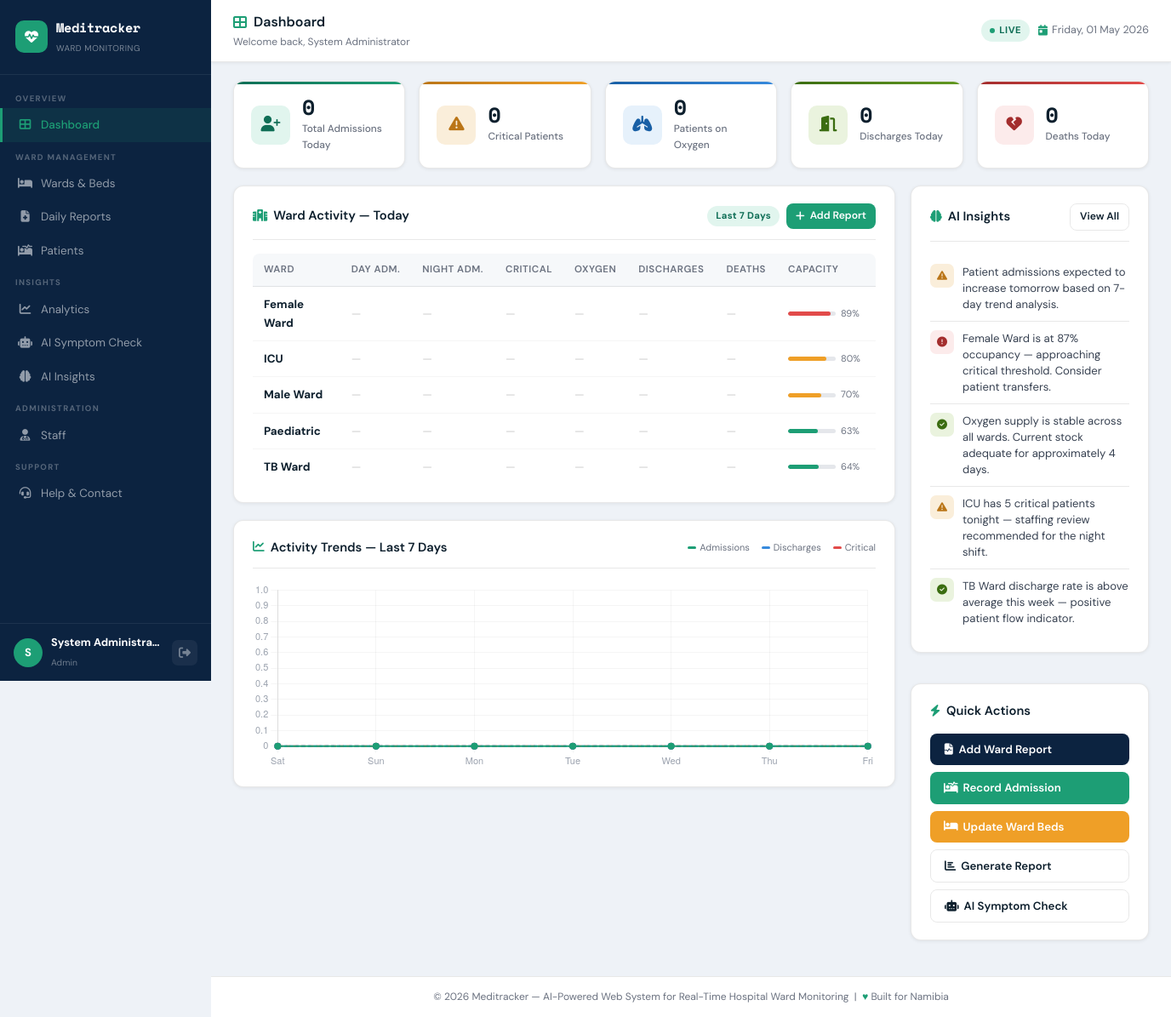
/dashboard.php (signed in), run on the app's committed database.
### tables this page shows
CREATE TABLE `wards` (
  `id`            INT AUTO_INCREMENT PRIMARY KEY,
  `ward_name`     VARCHAR(100) NOT NULL,
  `total_beds`    INT DEFAULT 0,
  `occupied_beds` INT DEFAULT 0,
  `ward_type`     ENUM('general','icu','maternity','paediatric','surgical','tb','other') DEFAULT 'general',
  `created_at`    TIMESTAMP DEFAULT CURRENT_TIMESTAMP
);

CREATE TABLE `ai_insights` (
  `id`          INT AUTO_INCREMENT PRIMARY KEY,
  `insight`     TEXT NOT NULL,
  `severity`    ENUM('info','warning','critical') DEFAULT 'info',
  `ward_id`     INT,
  `generated_at`TIMESTAMP DEFAULT CURRENT_TIMESTAMP,
  `is_read`     TINYINT(1) DEFAULT 0,
  FOREIGN KEY (`ward_id`) REFERENCES `wards`(`id`) ON DELETE SET NULL
);

### includes/config.php (called while the page is built, shortened)
<?php
function getTodayStats(mysqli $conn): array {
    $totalAdm  = (int)($conn->query("SELECT SUM(day_admissions+night_admissions) FROM ward_daily_reports WHERE report_date=CURDATE()")->fetch_row()[0] ?? 0);
    $critical  = (int)($conn->query("SELECT SUM(critical_cases) FROM ward_daily_reports WHERE report_date=CURDATE()")->fetch_row()[0] ?? 0);
    $oxygen    = (int)($conn->query("SELECT SUM(on_oxygen) FROM ward_daily_reports WHERE report_date=CURDATE()")->fetch_row()[0] ?? 0);
    $deaths    = (int)($conn->query("SELECT SUM(deaths) FROM ward_daily_reports WHERE report_date=CURDATE()")->fetch_row()[0] ?? 0);
    $discharges= (int)($conn->query("SELECT SUM(discharges) FROM ward_daily_reports WHERE report_date=CURDATE()")->fetch_row()[0] ?? 0);
    return compact('totalAdm','critical','oxygen','deaths','discharges');
}

### dashboard.php (the view, shortened to what this page needs)
<?php
require_once 'includes/config.php';
$stats     = getTodayStats($conn);
$insights  = $conn->query("SELECT * FROM ai_insights ORDER BY generated_at DESC LIMIT 5");
$trend = [];
for ($i = 6; $i >= 0; $i--) {
    $date = date('Y-m-d', strtotime("-{$i} days"));
    $row  = $conn->query("SELECT SUM(day_admissions+night_admissions) as adm, SUM(discharges) as dis, SUM(critical_cases) as crit FROM ward_daily_reports WHERE report_date='$date'")->fetch_assoc();
    $trend[] = [
        'label'     => date('D', strtotime($date)),
        'adm'       => (int)($row['adm'] ?? 0),
        'dis'       => (int)($row['dis'] ?? 0),
        'crit'      => (int)($row['crit'] ?? 0),
    ];
}
$trendJson = json_encode($trend);
$wardReports = $conn->query("
    SELECT w.ward_name, w.total_beds, w.occupied_beds, wr.*
    FROM wards w
    LEFT JOIN ward_daily_reports wr ON w.id=wr.ward_id AND wr.report_date=CURDATE()
    ORDER BY w.ward_name
");
?>
<?php include 'includes/header.php'; ?>
<div class="topbar">
  <div class="topbar-left" style="display:flex;align-items:center;gap:14px;">
    <div>
      <div class="topbar-title"><i class="fas fa-th-large"></i> Dashboard</div>
      <div class="topbar-sub">Welcome back, <?= htmlspecialchars($_SESSION['full_name'] ?? '') ?></div>
    </div>
  </div>
  <div class="topbar-right">
    <div class="live-badge"><div class="live-dot"></div> Live</div>
    <div class="topbar-date"><i class="fas fa-calendar-day"></i> <?= date('l, d F Y') ?></div>
  </div>
</div>
<div class="page-body">
<div class="stats-grid">
  <div class="stat-card teal">
    <div class="stat-icon"><i class="fas fa-user-plus"></i></div>
    <div class="stat-info"><h3><?= $stats['totalAdm'] ?></h3><p>Total Admissions Today</p></div>
  </div>
  <div class="stat-card amber">
    <div class="stat-icon"><i class="fas fa-exclamation-triangle"></i></div>
    <div class="stat-info"><h3><?= $stats['critical'] ?></h3><p>Critical Patients</p></div>
  </div>
  <div class="stat-card blue">
    <div class="stat-icon"><i class="fas fa-lungs"></i></div>
    <div class="stat-info"><h3><?= $stats['oxygen'] ?></h3><p>Patients on Oxygen</p></div>
  </div>
  <div class="stat-card green">
    <div class="stat-icon"><i class="fas fa-door-open"></i></div>
    <div class="stat-info"><h3><?= $stats['discharges'] ?></h3><p>Discharges Today</p></div>
  </div>
  <div class="stat-card red">
    <div class="stat-icon"><i class="fas fa-heart-broken"></i></div>
    <div class="stat-info"><h3><?= $stats['deaths'] ?></h3><p>Deaths Today</p></div>
  </div>
</div>
<div style="display:grid;grid-template-columns:1fr 280px;gap:18px;align-items:start;">
  <div>
    <div class="card">
      <div class="card-header">
        <div class="card-title"><i class="fas fa-hospital"></i> Ward Activity &mdash; Today</div>
        <div style="display:flex;gap:8px;align-items:center;">
          <span class="badge badge-teal">Last 7 Days</span>
          <a href="<?= APP_URL ?>/ward_reports/report.php" class="btn btn-teal btn-sm"><i class="fas fa-plus"></i> Add Report</a>
        </div>
      </div>
      <div class="table-responsive">
        <table>
          <thead>
            <tr>
              <th>Ward</th>
              <th>Day Adm.</th>
              <th>Night Adm.</th>
              <th>Critical</th>
              <th>Oxygen</th>
              <th>Discharges</th>
              <th>Deaths</th>
              <th>Capacity</th>
            </tr>
          </thead>
          <tbody>
          <?php while ($wr = $wardReports->fetch_assoc()):
            $pct = $wr['total_beds'] > 0 ? round($wr['occupied_beds'] / $wr['total_beds'] * 100) : 0;
            $capColor = $pct >= 85 ? '#E24B4A' : ($pct >= 65 ? '#EF9F27' : '#1D9E75');
          ?>
          <tr>
            <td><strong><?= htmlspecialchars($wr['ward_name']) ?></strong></td>
            <td><?= $wr['day_admissions'] !== null ? "<span class='badge badge-teal'>{$wr['day_admissions']}</span>" : '<span style="color:#ccc">—</span>' ?></td>
            <td><?= $wr['night_admissions'] !== null ? "<span class='badge badge-info'>{$wr['night_admissions']}</span>" : '<span style="color:#ccc">—</span>' ?></td>
            <td><?php
              if ($wr['critical_cases'] !== null):
                $cls = $wr['critical_cases'] > 3 ? 'badge-danger' : ($wr['critical_cases'] > 0 ? 'badge-warning' : 'badge-navy');
                echo "<span class='badge $cls'>{$wr['critical_cases']}</span>";
              else: echo '<span style="color:#ccc">—</span>'; endif; ?></td>
            <td><?= $wr['on_oxygen'] !== null ? "<span class='badge badge-info'>{$wr['on_oxygen']}</span>" : '<span style="color:#ccc">—</span>' ?></td>
            <td><?= $wr['discharges'] !== null ? "<span class='badge badge-success'>{$wr['discharges']}</span>" : '<span style="color:#ccc">—</span>' ?></td>
            <td><?= $wr['deaths'] !== null ? "<span class='badge ".($wr['deaths']>0?'badge-danger':'badge-navy')."'>{$wr['deaths']}</span>" : '<span style="color:#ccc">—</span>' ?></td>
            <td>
              <div style="display:flex;align-items:center;gap:6px;">
                <div class="cap-bar" style="width:56px;"><div class="cap-fill" style="width:<?= $pct ?>%;background:<?= $capColor ?>;"></div></div>
                <span style="font-size:11px;color:var(--text-muted);min-width:28px;"><?= $pct ?>%</span>
              </div>
            </td>
          </tr>
          <?php endwhile; ?>
          </tbody>
        </table>
      </div>
    </div>
    <div class="card">
      <div class="card-header">
        <div class="card-title"><i class="fas fa-chart-line"></i> Activity Trends &mdash; Last 7 Days</div>
        <div style="display:flex;gap:14px;font-size:11px;align-items:center;color:var(--text-muted);">
          <span style="display:flex;align-items:center;gap:4px;"><span style="width:10px;height:3px;background:#1D9E75;display:inline-block;border-radius:2px;"></span> Admissions</span>
          <span style="display:flex;align-items:center;gap:4px;"><span style="width:10px;height:3px;background:#378ADD;display:inline-block;border-radius:2px;"></span> Discharges</span>
          <span style="display:flex;align-items:center;gap:4px;"><span style="width:10px;height:3px;background:#E24B4A;display:inline-block;border-radius:2px;"></span> Critical</span>
        </div>
      </div>
      <div class="chart-wrap">
        <canvas id="trendChart" role="img" aria-label="Line chart showing 7-day ward activity trends">Activity trend data.</canvas>
      </div>
    </div>
  </div>
  <div style="display:flex;flex-direction:column;gap:16px;">
    <div class="card">
      <div class="card-header">
        <div class="card-title"><i class="fas fa-brain"></i> AI Insights</div>
        <a href="<?= APP_URL ?>/ai/ai_insights.php" class="btn btn-outline btn-sm">View All</a>
      </div>
      <?php if ($insights->num_rows > 0): while ($ins = $insights->fetch_assoc()):
        $iclass = match($ins['severity']) { 'critical'=>'critical', 'warning'=>'warn', default=>'ok' };
        $iicon  = match($ins['severity']) { 'critical'=>'exclamation-circle','warning'=>'exclamation-triangle', default=>'check-circle' };
        $icolor = match($ins['severity']) { 'critical'=>'var(--red)','warning'=>'var(--amber)', default=>'var(--green)' };
      ?>
      <div class="insight-item">
        <div class="insight-icon <?= $iclass ?>">
          <i class="fas fa-<?= $iicon ?>" style="font-size:12px;color:<?= $icolor ?>;"></i>
        </div>
        <div class="insight-text"><?= htmlspecialchars($ins['insight']) ?></div>
      </div>
      <?php endwhile; else: ?>
      <p style="font-size:0.82rem;color:var(--text-muted);padding:10px 0;">No insights yet. Submit daily ward reports to enable AI analysis.</p>
      <?php endif; ?>
    </div>
    <div class="card">
      <div class="card-title" style="margin-bottom:14px;"><i class="fas fa-bolt"></i> Quick Actions</div>
      <div style="display:flex;flex-direction:column;gap:8px;">
        <a href="<?= APP_URL ?>/ward_reports/report.php" class="btn btn-primary"><i class="fas fa-file-medical-alt"></i> Add Ward Report</a>
        <a href="<?= APP_URL ?>/modules/patients.php"    class="btn btn-teal"><i class="fas fa-procedures"></i> Record Admission</a>
        <a href="<?= APP_URL ?>/modules/wards.php"       class="btn btn-warning"><i class="fas fa-bed"></i> Update Ward Beds</a>
        <a href="<?= APP_URL ?>/reports/reports.php"     class="btn btn-outline"><i class="fas fa-chart-bar"></i> Generate Report</a>
        <a href="<?= APP_URL ?>/ai/symptom_checker.php"  class="btn btn-outline"><i class="fas fa-robot"></i> AI Symptom Check</a>
      </div>
    </div>
  </div>
</div>
</div>
<script>
const trendData = <?= $trendJson ?>;
new Chart(document.getElementById('trendChart'), {
  type: 'line',
  data: {
    labels: trendData.map(d => d.label),
    datasets: [
      { label:'Admissions', data:trendData.map(d=>d.adm), borderColor:'#1D9E75', backgroundColor:'rgba(29,158,117,0.08)', tension:0.4, fill:true, pointRadius:3, pointBackgroundColor:'#1D9E75', borderWidth:2 },
      { label:'Discharges', data:trendData.map(d=>d.dis), borderColor:'#378ADD', backgroundColor:'rgba(55,138,221,0.05)', tension:0.4, fill:true, pointRadius:3, pointBackgroundColor:'#378ADD', borderWidth:2, borderDash:[4,3] },
      { label:'Critical',   data:trendData.map(d=>d.crit),borderColor:'#E24B4A', backgroundColor:'rgba(226,75,74,0.05)',   tension:0.4, fill:false,pointRadius:3, pointBackgroundColor:'#E24B4A', borderWidth:2, borderDash:[6,3] }
    ]
  },
  options: {
    responsive:true, maintainAspectRatio:false,
    plugins:{ legend:{display:false}, tooltip:{mode:'index',intersect:false} },
    scales:{
      x:{ grid:{color:'rgba(0,0,0,0.04)'}, ticks:{font:{size:11},color:'#9ca3af'} },
      y:{ grid:{color:'rgba(0,0,0,0.04)'}, ticks:{font:{size:11},color:'#9ca3af'}, beginAtZero:true }
    }
  }
});
</script>
<?php include 'includes/footer.php'; ?>

### includes/header.php (shortened to what this page needs)
<!DOCTYPE html>
<html lang="en">
<head>
<link rel="stylesheet" href="https://cdnjs.cloudflare.com/ajax/libs/font-awesome/6.5.0/css/all.min.css">
<link rel="stylesheet" href="<?= APP_URL ?>/css/style.css">
</head>
<body>
<div class="layout">
<aside class="sidebar">
  <div class="sidebar-brand">
    <div class="brand-icon"><i class="fas fa-heartbeat"></i></div>
    <div class="brand-text">
      <strong>Meditracker</strong>
      <small>Ward Monitoring</small>
    </div>
  </div>
  <nav class="sidebar-nav">
    <?php
    $cur  = basename($_SERVER['PHP_SELF']);
    $role = $_SESSION['role'] ?? '';
    function navItem(string $href, string $icon, string $label, string $cur, string $badge=''): void {
        $file   = basename($href);
        $active = ($file === $cur) ? 'active' : '';
        $b = $badge ? "<span class='pill'>{$badge}</span>" : '';
        echo "<a href='{$href}' class='nav-item {$active}'><i class='fas fa-{$icon}'></i><span>{$label}</span>{$b}</a>";
    }
    ?>
    <div class="nav-section">Overview</div>
    <?php navItem(APP_URL.'/dashboard.php', 'th-large', 'Dashboard', $cur); ?>
    <div class="nav-section">Ward Management</div>
    <div class="nav-section">Insights</div>
    <?php if (in_array($role, ['admin'])): ?>
    <div class="nav-section">Administration</div>
    <?php endif; ?>
    <div class="nav-section">Support</div>
  </nav>
  <div class="sidebar-footer">
    <?php $initials = strtoupper(substr($_SESSION['full_name'] ?? 'U', 0, 1)); ?>
    <div class="s-avatar"><?= $initials ?></div>
    <div class="s-meta">
      <strong><?= htmlspecialchars($_SESSION['full_name'] ?? 'User') ?></strong>
      <small><?= ucfirst($role) ?></small>
    </div>
    <a href="<?= APP_URL ?>/logout.php" class="logout-btn" title="Logout">
      <i class="fas fa-sign-out-alt"></i>
    </a>
  </div>
</aside>
<main class="main-content">

### includes/footer.php (shortened to what this page needs)
  <footer class="page-footer">
    &copy; <?= date('Y') ?> Meditracker &mdash; AI-Powered Web System for Real-Time Hospital Ward Monitoring
    &nbsp;|&nbsp; <span style="color:var(--teal-mid);">&#9829;</span> Built for Namibia
  </footer>
</main>
</div>
</body>
</html>

### data on the page
wards: ward_name "Female Ward", pct "89"
wards: ward_name "ICU", pct "80"
wards: ward_name "Male Ward", pct "70"
wards: ward_name "Paediatric", pct "63"
wards: ward_name "TB Ward", pct "64"
ai_insights: insight "Patient admissions expected to increase tomorrow based on 7-day trend analysis."
ai_insights: insight "Female Ward is at 87% occupancy — approaching critical threshold. Consider patient transfers."
ai_insights: insight "Oxygen supply is stable across all wards. Current stock adequate for approximately 4 days."
ai_insights: insight "ICU has 5 critical patients tonight — staffing review recommended for the night shift."
ai_insights: insight "TB Ward discharge rate is above average this week — positive patient flow indicator."

### other printed values
$label "Dashboard Wards & Beds Daily Reports Patients Analytics AI Symptom Check AI Insights Staff Help & Contact"
$initials "S"
$_SESSION['full_name'] "System Administra…"
$role "Admin"
$_SESSION['full_name'] "System Administrator"
$stats['totalAdm'] "0"
$stats['critical'] "0"
$stats['oxygen'] "0"
$stats['discharges'] "0"
$stats['deaths'] "0"
